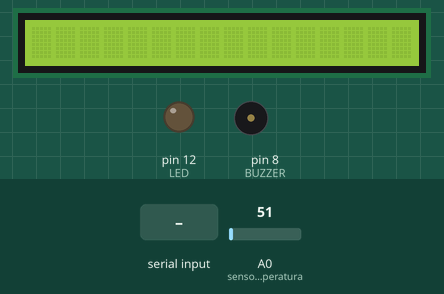
This sketch was run on a simulated Arduino Uno, built with avr-gcc and run on an emulated ATmega328P. Shown: 16×1 character LCD, output pins drawn as LEDs (lit = HIGH), buzzer (waves = sounding). The test bench sets the inputs (shaded band); at power-on: A0 (sensortemperatura) = 51. What the sketch prints to the serial monitor is not drawn.

Above: at 1.2 s.
1.3 s: "1" received over Serial
At 1.9 s:
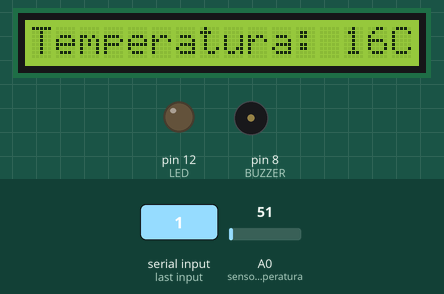
2.9 s: A0 (sensortemperatura) set to 61
At 3.9 s:
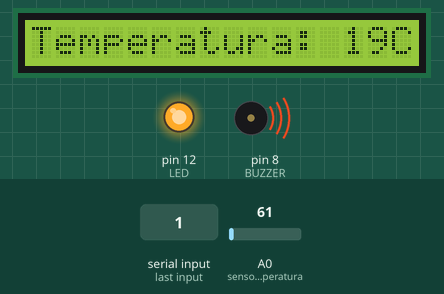
5.1 s: A0 (sensortemperatura) set to 71
At 7.2 s:
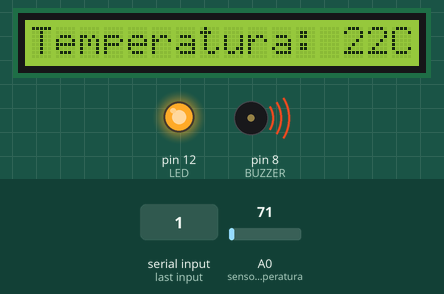
7.5 s: A0 (sensortemperatura) set to 86
At 9.6 s:
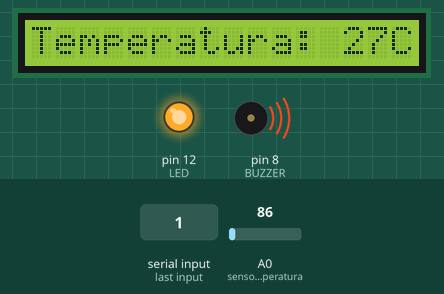
Timing chart, 0 to 10.9 s (numbered marks = the images above; inputs shaded):
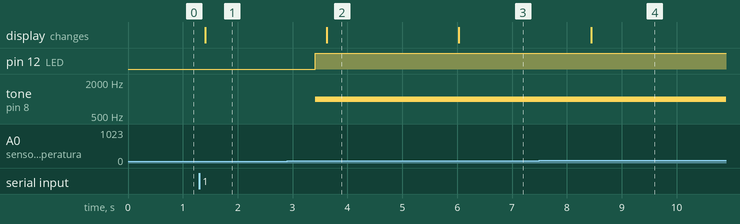

Measured:
- the behaviour switches between 58 and 59 on A0 (sensortemperatura) (found by bisection; images 1 and 2)
- after the input at 1.3 s, the display: changes after 0.11 s (image 1)
- after the input at 2.9 s, pin 12 (LED): LOW → HIGH after 0.51 s; tone on pin 8 (BUZZER): silent → 1000 Hz after 0.51 s; the display: changes after 0.72 s (image 2)
- after the input at 5.1 s, the display: changes after 0.93 s (image 3)
- after the input at 7.5 s, the display: changes after 0.94 s (image 4)

The sketch:

sistemaVisualizadorMensajes.ino
```cpp
/*
   Librería libre para conexión entre java y arduino
   https://github.com/PanamaHitek/PanamaHitek_Arduino/releases/tag/3.0.0
*/
//Librerías usadas
#include <LiquidCrystal.h> //LCD
#include "DHT.h"           //Sensor de humedad

//Pines de alimentación del LCD
#define RS 3
#define E  5
#define D4 6
#define D5 9
#define D6 10
#define D7 11

//Variables para el led y buzzer
#define BUZZER 8
#define LED 12

//Variables para el sensor de humedad
#define DHTPIN 2          //Entrada digital 2
#define DHTTYPE DHT11     //Tipo de sensor DHT
DHT dht(DHTPIN, DHTTYPE); //Comunicación con el sensor
float valorHumedad = 0;

//Variables para el sensor de temperatura
#define sensortemperatura 0  //Entrada analógica 0
float voltaje = 0;
float valorTemperatura = 0;

//Variables para el sensor de luminosidad
const long A = 1000;      //Resistencia en oscuridad en KΩ
const int B = 15;         //Resistencia a la luz (10 Lux) en KΩ
const int Rc = 10;        //Resistencia calibracion en KΩ
const int PINLUZ = A1;    //Entrada analógica 1
int valorAnalogicoLuz = 0;
int valorLuminosidad = 0;

//Variables para el control de las entradas seriales
int input;
boolean esClima;

//Indicarle al LCD sus pines de alimentación
LiquidCrystal lcd(RS, E, D4, D5, D6, D7);


void setup() {
  pinMode(BUZZER, OUTPUT);
  pinMode(LED, OUTPUT);
  lcd.begin(16, 1);
  dht.begin();
  Serial.begin(9600);
}


void loop() {
  //Verifica el valor de la temperatura y si es excedente suena la alarma
  voltaje = analogRead(sensortemperatura) * 3.3 / 1023;
  valorTemperatura = voltaje * 100;
  if (valorTemperatura > 19) {
    digitalWrite(LED, HIGH);
    tone(BUZZER, 1000);
    delay(200);
  } else {
    digitalWrite(LED, LOW);
    noTone(BUZZER);
  }

  //Analizadores del clima
  if (input == '1') {
    mostrarTemperatura();
  } else if (input == '2') {
    mostrarHumedad();
  } else if (input == '3') {
    mostrarLuminosidad();
  }

  if (Serial.available()) {
    Serial.println("temp");
    delay(100);
    input = Serial.read();
    esClima = false;
    lcd.clear();

    //Checa si la entrada corresponde a mostrar algún estado climatológico
    if (Serial.available() > 0) {
      if (input == '1' || input == '2' || input == '3')
        esClima = true;
    }

    //En caso de que la entrada no sea un estado climatológico,
    //Quiere decir que corresponde a un mensaje:
    if (!esClima) {
      lcd.setCursor(16, 0);
      while (Serial.available() > 0) {
        lcd.autoscroll();
        lcd.write(Serial.read());  //Escribe el mensaje en el LCD
        delay(275);
      }
    }
  }
}


//MÉTODOS PARA CALCULAR ESTADOS CLIMATOLÓGICOS:
void mostrarTemperatura() {
  lcd.noAutoscroll();
  while (input == '1') {
    voltaje = analogRead(sensortemperatura) * 3.3 / 1023;
    valorTemperatura = voltaje * 100;
    if (valorTemperatura > 19) {
      digitalWrite(LED, HIGH);
      tone(BUZZER, 1000);
    } else {
      digitalWrite(LED, LOW);
      noTone(BUZZER);
    }
    lcd.home();
    lcd.print("Temperatura: ");
    lcd.print((int)valorTemperatura);
    lcd.print("C");
    lcd.print("  ");
    Serial.println(valorTemperatura);
    delay(1000);
    if (Serial.read() != 10) break; //Si se detecta un cambio en la entrada serial
  }
}

void mostrarHumedad() {
  lcd.noAutoscroll();
  while (input == '2') {
    valorHumedad = dht.readHumidity(); //Se lee la humedad
    lcd.home();
    lcd.print("Humedad: ");
    lcd.print(valorHumedad);
    lcd.print("  ");
    Serial.println("Humedad: ");
    Serial.println(valorHumedad);
    delay(1000);
    if (Serial.read() != 10) break; //Si se detecta un cambio en la entrada serial
  }
}

void mostrarLuminosidad() {
  lcd.noAutoscroll();
  while (input == '3') {
    valorAnalogicoLuz = analogRead(PINLUZ);
    valorLuminosidad = ((long)valorAnalogicoLuz * A * 10) /
                       ((long)B * Rc * (1024 - valorAnalogicoLuz));
    lcd.home();
    lcd.print("Luminosidad: ");
    lcd.print(valorLuminosidad);
    lcd.print("  ");
    delay(1000);
    if (Serial.read() != 10) break;
  }
}
```
